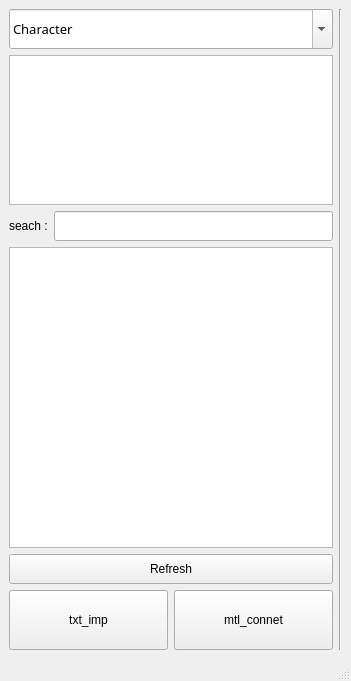
<?xml version="1.0" encoding="UTF-8"?>
<ui version="4.0">
 <class>MainWindow</class>
 <widget class="QMainWindow" name="MainWindow">
  <property name="geometry">
   <rect>
    <x>0</x>
    <y>0</y>
    <width>351</width>
    <height>681</height>
   </rect>
  </property>
  <property name="windowTitle">
   <string>Lkd_tool_beta</string>
  </property>
  <widget class="QWidget" name="centralwidget">
   <layout class="QGridLayout" name="gridLayout">
    <item row="0" column="1">
     <widget class="Line" name="line">
      <property name="orientation">
       <enum>Qt::Vertical</enum>
      </property>
     </widget>
    </item>
    <item row="0" column="0">
     <layout class="QVBoxLayout" name="verticalLayout">
      <item>
       <widget class="QComboBox" name="LKD_type">
        <property name="minimumSize">
         <size>
          <width>0</width>
          <height>40</height>
         </size>
        </property>
        <property name="font">
         <font>
          <family>나눔고딕</family>
          <pointsize>10</pointsize>
         </font>
        </property>
        <property name="editable">
         <bool>true</bool>
        </property>
        <item>
         <property name="text">
          <string>Character</string>
         </property>
        </item>
        <item>
         <property name="text">
          <string>Env</string>
         </property>
        </item>
        <item>
         <property name="text">
          <string>Prop</string>
         </property>
        </item>
       </widget>
      </item>
      <item>
       <widget class="QListView" name="lkdlist">
        <property name="sizePolicy">
         <sizepolicy hsizetype="Expanding" vsizetype="Maximum">
          <horstretch>0</horstretch>
          <verstretch>0</verstretch>
         </sizepolicy>
        </property>
        <property name="minimumSize">
         <size>
          <width>0</width>
          <height>0</height>
         </size>
        </property>
        <property name="maximumSize">
         <size>
          <width>16777215</width>
          <height>150</height>
         </size>
        </property>
        <property name="font">
         <font>
          <family>나눔고딕</family>
          <pointsize>10</pointsize>
         </font>
        </property>
       </widget>
      </item>
      <item>
       <layout class="QHBoxLayout" name="horizontalLayout">
        <item>
         <widget class="QLabel" name="Seach_name">
          <property name="minimumSize">
           <size>
            <width>0</width>
            <height>30</height>
           </size>
          </property>
          <property name="text">
           <string>seach :</string>
          </property>
         </widget>
        </item>
        <item>
         <widget class="QLineEdit" name="Seach_input">
          <property name="minimumSize">
           <size>
            <width>0</width>
            <height>30</height>
           </size>
          </property>
          <property name="font">
           <font>
            <family>나눔고딕</family>
            <pointsize>10</pointsize>
           </font>
          </property>
         </widget>
        </item>
       </layout>
      </item>
      <item>
       <layout class="QVBoxLayout" name="datalayout">
        <item>
         <widget class="QTableView" name="datalist">
          <property name="minimumSize">
           <size>
            <width>320</width>
            <height>0</height>
           </size>
          </property>
          <property name="font">
           <font>
            <family>나눔고딕</family>
            <pointsize>10</pointsize>
           </font>
          </property>
         </widget>
        </item>
       </layout>
      </item>
      <item>
       <layout class="QVBoxLayout" name="verticalLayout_3">
        <item>
         <widget class="QPushButton" name="Refresh_btn">
          <property name="minimumSize">
           <size>
            <width>0</width>
            <height>30</height>
           </size>
          </property>
          <property name="text">
           <string>Refresh</string>
          </property>
         </widget>
        </item>
       </layout>
      </item>
      <item>
       <layout class="QHBoxLayout" name="horizontalLayout_2">
        <item>
         <widget class="QPushButton" name="txt_imp">
          <property name="enabled">
           <bool>true</bool>
          </property>
          <property name="sizePolicy">
           <sizepolicy hsizetype="Minimum" vsizetype="Fixed">
            <horstretch>0</horstretch>
            <verstretch>0</verstretch>
           </sizepolicy>
          </property>
          <property name="minimumSize">
           <size>
            <width>0</width>
            <height>60</height>
           </size>
          </property>
          <property name="text">
           <string>txt_imp</string>
          </property>
         </widget>
        </item>
        <item>
         <widget class="QPushButton" name="mtl_connet">
          <property name="minimumSize">
           <size>
            <width>0</width>
            <height>60</height>
           </size>
          </property>
          <property name="text">
           <string>mtl_connet</string>
          </property>
         </widget>
        </item>
       </layout>
      </item>
     </layout>
    </item>
   </layout>
  </widget>
  <widget class="QMenuBar" name="menubar">
   <property name="geometry">
    <rect>
     <x>0</x>
     <y>0</y>
     <width>351</width>
     <height>21</height>
    </rect>
   </property>
  </widget>
  <widget class="QStatusBar" name="statusbar"/>
 </widget>
 <resources/>
 <connections/>
</ui>
